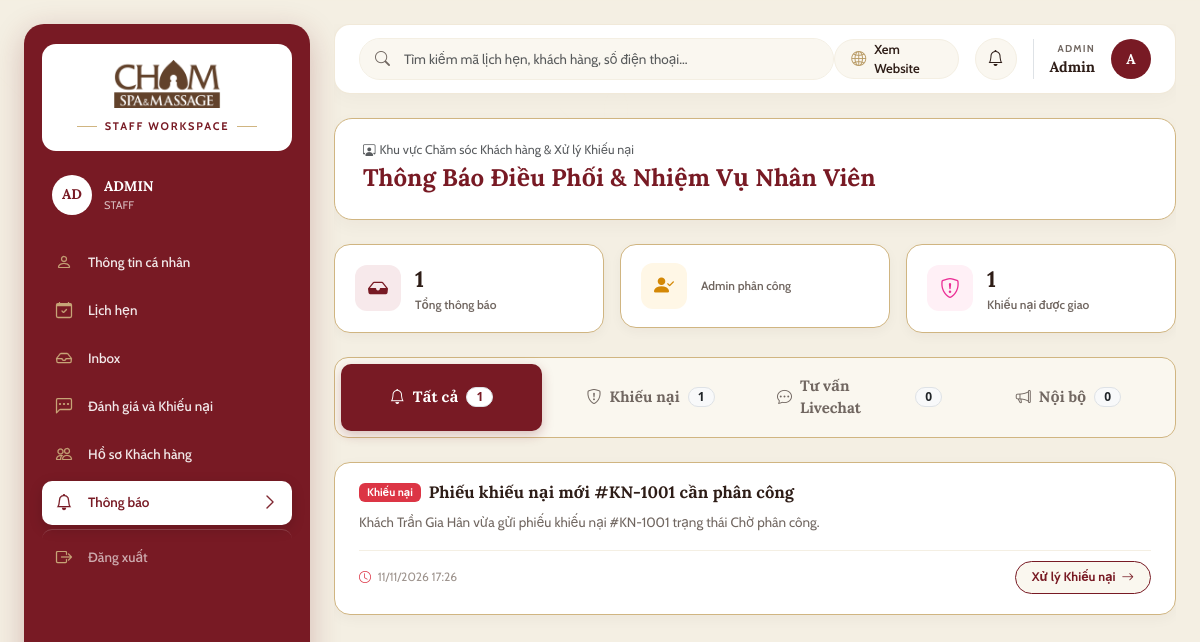
/marketing/staff/ (signed in), run on the app's committed database.
### core/models.py (models this page shows, shortened)
class User(AbstractUser):
    name = models.CharField(max_length=255, verbose_name="Họ và tên")
    email = models.EmailField(max_length=255, unique=True, verbose_name="Địa chỉ Email")
    phone = models.CharField(max_length=20, unique=True, verbose_name="Số điện thoại (Unique)")
    is_active = models.BooleanField(default=True, verbose_name="Trạng thái tài khoản (True=Hoạt động, False=Đã khóa)")
    updated_at = models.DateTimeField(auto_now=True, verbose_name="Thời điểm cập nhật gần nhất")
    class Meta:
        db_table = "chamspa_user"
        verbose_name = "Người dùng"
        verbose_name_plural = "MOD-05: 1. Người dùng (Users)"

class Notification(models.Model):
    STATUS_CHOICES = [
        ('Chờ gửi', 'Chờ gửi'),
        ('Đã gửi', 'Đã gửi'),
    ]
    notification_code = models.CharField(max_length=50, unique=True, null=True, blank=True, verbose_name="Mã thông báo")
    user = models.ForeignKey(User, on_delete=models.CASCADE, related_name='notifications',
                             verbose_name="Người nhận thông báo")
    title = models.CharField(max_length=255, verbose_name="Tiêu đề thông báo")
    content = models.TextField(verbose_name="Nội dung thông báo")
    promotion = models.ForeignKey(Promotion, on_delete=models.SET_NULL, null=True, blank=True,
                                  related_name='notifications', verbose_name="Khuyến mãi đính kèm")
    delivery_channels = models.CharField(max_length=100, default='Web', verbose_name="Kênh phát (Web/Email/SMS)")
    status = models.CharField(max_length=50, choices=STATUS_CHOICES, default='Chờ gửi', verbose_name="Trạng thái gửi")
    created_at = models.DateTimeField(auto_now_add=True, verbose_name="Thời điểm gửi thông báo")
    class Meta:
        db_table = "chamspa_notification"
        ordering = ['-created_at']
        verbose_name = "Thông báo hệ thống"
        verbose_name_plural = "MOD-07: 12. Thông báo hệ thống (Notifications)"

### marketing/views.py (the view)
# urls.py: path('staff/', views.staff_notifications_view, name='staff_notifications'),
@login_required
def staff_notifications_view(request):
    if not (request.user.is_staff or request.user.is_superuser):
        messages.error(request, "Khu vực này chỉ dành cho Nhân viên Cham Spa.")
        return redirect('marketing:notifications')
    ensure_sample_notifications_for_roles()
    tab = request.GET.get('tab', 'all')
    if tab == 'assigned':
        tab = 'complaints'
    if tab not in ('all', 'complaints', 'consultation', 'internal'):
        tab = 'all'
    search_kw = request.GET.get('q', '').strip()
    base_qs = filter_notifications_for_user(
        Notification.objects.filter(user=request.user),
        request.user,
    ).order_by('-created_at')
    stats = {
        'all': 0,
        'complaints': 0,
        'consultation': 0,
        'internal': 0,
    }
    url_cache = {}
    filtered_notifs = []
    search_l = search_kw.lower()
    for notif in base_qs:
        meta = classify_staff_notification(notif)
        cat = meta['category']
        notif.staff_category = cat
        notif.staff_badge_label = meta['badge_label']
        notif.staff_badge_class = meta['badge_class']
        url_name = meta['action_url_name']
        if url_name:
            cache_key = (url_name, meta['action_query'])
            if cache_key not in url_cache:
                url_cache[cache_key] = reverse(url_name) + meta['action_query']
            notif.staff_action_url = url_cache[cache_key]
            notif.staff_action_label = meta['action_label']
        else:
            notif.staff_action_url = ''
            notif.staff_action_label = ''
        stats['all'] += 1
        stats[cat] += 1
        if search_l and search_l not in (notif.title or '').lower() and search_l not in (notif.content or '').lower():
            continue
        if tab != 'all' and cat != tab:
            continue
        filtered_notifs.append(notif)
    paginator = Paginator(filtered_notifs, 12)
    page_number = request.GET.get('page', 1)
    page_obj = paginator.get_page(page_number)
    context = {
        'base_layout': 'layouts/staff_layout.html',
        'notifications': page_obj,
        'page_obj': page_obj,
        'active_tab': tab,
        'search_query': search_kw,
        'stats': stats,
    }
    return render(request, 'marketing/staff_notifications.html', context)

### marketing/utils.py (called while the page is built, shortened)
def filter_notifications_for_user(qs, user):
    if user and getattr(user, 'is_superuser', False):
        return exclude_customer_notifications(qs)
    if user and getattr(user, 'is_staff', False):
        return exclude_ktv_shift_notifications(exclude_customer_notifications(qs))
    return qs

def classify_staff_notification(notif):
    code = (getattr(notif, 'notification_code', None) or '').upper()
    title_l = (getattr(notif, 'title', None) or '').lower()
    content_l = (getattr(notif, 'content', None) or '').lower()
    if code.startswith('TB-COMP') or 'khiếu nại' in title_l or 'khiếu nại' in content_l:
        return {
            'category': 'complaints',
            'badge_label': 'Khiếu nại',
            'badge_class': 'badge bg-danger text-white px-2 py-1',
            'action_url_name': 'feedbacks:admin_management',
            'action_query': '?tab=complaints',
            'action_label': 'Xử lý Khiếu nại',
        }

def ensure_sample_notifications_for_roles():
    return 0

### templates/marketing/staff_notifications.html (shortened to what this page needs)
{% extends "layouts/staff_layout.html" %}
{% load static %}
{% block body_class %}page-marketing-staff-notifications{% endblock %}
{% block staff_content %}
<div class="staff-notifications-wrapper">
    <div class="staff-notif-header">
        <div>
            <div class="mb-1 text-muted" style="font-size: 12.5px;">
                <i class="bi bi-person-workspace me-1"></i>Khu vực Chăm sóc Khách hàng &amp; Xử lý Khiếu nại
            </div>
            <h1 class="staff-notif-title">Thông Báo Điều Phối & Nhiệm Vụ Nhân Viên</h1>
        </div>
    </div>
    <div class="row g-3 mb-4">
        <div class="col-sm-4">
            <div class="staff-task-stat-card">
                <div class="staff-stat-icon" style="background: #F7E9EB; color: #781A24;">
                    <i class="bi bi-inbox-fill"></i>
                </div>
                <div>
                    <div style="font-family: var(--font-serif); font-size: 22px; font-weight: 700; color: #2E1D17;">{{ stats.all }}</div>
                    <div style="font-size: 12px; color: #716761; font-weight: 600;">Tổng thông báo</div>
                </div>
            </div>
        </div>
        <div class="col-sm-4">
            <div class="staff-task-stat-card">
                <div class="staff-stat-icon" style="background: #FFF7E6; color: #D48806;">
                    <i class="bi bi-person-check-fill"></i>
                </div>
                <div>
                    <div style="font-size: 12px; color: #716761; font-weight: 600;">Admin phân công</div>
                </div>
            </div>
        </div>
        <div class="col-sm-4">
            <div class="staff-task-stat-card">
                <div class="staff-stat-icon" style="background: #FFF0F6; color: #EB2F96;">
                    <i class="bi bi-shield-exclamation"></i>
                </div>
                <div>
                    <div style="font-family: var(--font-serif); font-size: 22px; font-weight: 700; color: #2E1D17;">{{ stats.complaints }}</div>
                    <div style="font-size: 12px; color: #716761; font-weight: 600;">Khiếu nại được giao</div>
                </div>
            </div>
        </div>
    </div>
    <div class="staff-filter-tabs">
        <a href="?tab=all" class="staff-filter-btn {% if active_tab == 'all' %}active{% endif %}">
            <i class="bi bi-bell"></i>
            <span>Tất cả</span>
            <span class="badge bg-light text-dark border">{{ stats.all }}</span>
        </a>
        <a href="?tab=complaints" class="staff-filter-btn {% if active_tab == 'complaints' %}active{% endif %}">
            <i class="bi bi-shield-exclamation"></i>
            <span>Khiếu nại</span>
            <span class="badge bg-light text-dark border">{{ stats.complaints }}</span>
        </a>
        <a href="?tab=consultation" class="staff-filter-btn {% if active_tab == 'consultation' %}active{% endif %}">
            <i class="bi bi-chat-dots"></i>
            <span>Tư vấn Livechat</span>
            <span class="badge bg-light text-dark border">{{ stats.consultation }}</span>
        </a>
        <a href="?tab=internal" class="staff-filter-btn {% if active_tab == 'internal' %}active{% endif %}">
            <i class="bi bi-megaphone"></i>
            <span>Nội bộ</span>
            <span class="badge bg-light text-dark border">{{ stats.internal }}</span>
        </a>
    </div>
    <div class="staff-notifs-list">
        {% for notif in notifications %}
            <div class="staff-notif-card">
                <div class="staff-notif-card-header">
                    <div class="d-flex align-items-center gap-2">
                        <span class="{{ notif.staff_badge_class }}" style="font-size: 11px;">{{ notif.staff_badge_label }}</span>
                        <h4 class="staff-notif-card-title">{{ notif.title }}</h4>
                    </div>
                </div>
                <div class="staff-notif-card-desc">
                    {{ notif.content|linebreaks }}
                </div>
                <div class="staff-notif-card-footer">
                    <div>
                        <i class="bi bi-clock me-1 text-danger"></i>
                        <span>{{ notif.created_at|date:"d/m/Y H:i" }}</span>
                    </div>
                    <div>
                        {% if notif.staff_action_url %}
                            <a href="{{ notif.staff_action_url }}" class="btn-action-task">
                                <span>{{ notif.staff_action_label }}</span>
                                <i class="bi bi-arrow-right"></i>
                            </a>
                        {% endif %}
                    </div>
                </div>
            </div>
        {% endfor %}
    </div>
</div>
{% endblock %}

### templates/components/sidebar_staff.html (shortened to what this page needs)
{% load static %}
<aside class="staff-sidebar">
    <div class="staff-brand-panel">
        <a href="{% url 'dashboard:staff' %}">
            <img src="{% static 'images/chamspa-logo.png' %}" alt="Cham Spa Logo">
        </a>
        <div>
            <span class="workspace-badge-label">STAFF WORKSPACE</span>
        </div>
    </div>
    <div class="staff-identity-card">
        <div class="staff-avatar">{{ user.name|default:user.username|default:"Staff"|slice:":2"|upper }}</div>
        <div>
            <div class="staff-name">{{ user.name|default:user.username|default:"STAFF"|upper }}</div>
            <div class="staff-shift-label">STAFF</div>
        </div>
    </div>
    <nav class="d-flex flex-column gap-1">
        <a href="{% url 'accounts:profile' %}"
            class="staff-nav-item {% if request.resolver_match.url_name == 'profile' %}active{% endif %}"
            data-nav-target="Thông tin cá nhân">
            <div class="d-flex align-items-center gap-3">
                <i class="bi bi-person fs-6"></i>
                <span>Thông tin cá nhân</span>
            </div>
        </a>
        <a href="{% url 'appointment:staff_appointments' %}" class="staff-nav-item {% if request.resolver_match.app_name == 'appointment' and 'staff' in request.resolver_match.url_name %}active{% endif %}" data-nav-target="Lịch hẹn">
            <div class="d-flex align-items-center gap-3">
                <i class="bi bi-calendar-check fs-6"></i>
                <span>Lịch hẹn</span>
            </div>
        </a>
        <a href="{% url 'chatbox:inbox' %}" class="staff-nav-item {% if request.resolver_match.app_name == 'chatbox' or request.GET.tab == 'inbox' %}active{% endif %}" data-nav-target="Inbox">
            <div class="d-flex align-items-center gap-3">
                <i class="bi bi-inbox fs-6"></i>
                <span>Inbox</span>
            </div>
        </a>
        <a href="{% url 'feedbacks:admin_management' %}" class="staff-nav-item {% if request.resolver_match.app_name == 'feedbacks' %}active{% endif %}"
            data-nav-target="Đánh giá và Khiếu nại">
            <div class="d-flex align-items-center gap-3">
                <i class="bi bi-chat-left-dots fs-6"></i>
                <span>Đánh giá và Khiếu nại</span>
            </div>
        </a>
        <a href="{% url 'health:staff_lookup' %}"
            class="staff-nav-item {% if request.resolver_match.app_name == 'health' or request.resolver_match.url_name == 'admin_customer_detail' or request.resolver_match.url_name == 'admin_customer_list' %}active{% endif %}"
            data-nav-target="Hồ sơ Khách hàng">
            <div class="d-flex align-items-center gap-3">
                <i class="bi bi-people fs-6"></i>
                <span>Hồ sơ Khách hàng</span>
            </div>
        </a>
        <a href="{% url 'marketing:staff_notifications' %}" class="staff-nav-item {% if request.resolver_match.app_name == 'marketing' %}active{% endif %}"
            data-nav-target="Thông báo">
            <div class="d-flex align-items-center gap-3">
                <i class="bi bi-bell fs-6"></i>
                <span>Thông báo</span>
            </div>
            <i class="bi bi-chevron-right sidebar-chevron"></i>
        </a>
        <a href="{% url 'accounts:logout' %}" class="staff-nav-item staff-logout-item">
            <div class="d-flex align-items-center gap-3">
                <i class="bi bi-box-arrow-right fs-6"></i>
                <span>Đăng xuất</span>
            </div>
        </a>
    </nav>
</aside>

### templates/components/topbar_workspace.html (shortened to what this page needs)
{% load static %}
<header class="workspace-topbar">
    <div class="workspace-search-box">
        <input type="text" class="form-control" placeholder="Tìm kiếm mã lịch hẹn, khách hàng, số điện thoại...">
    </div>
    <div class="d-flex align-items-center gap-3">
        <a href="{% url 'home' %}" class="btn-workspace-view-web text-decoration-none" title="Xem giao diện Website khách hàng">
            <i class="bi bi-globe2"></i>
            <span>Xem Website</span>
        </a>
        <div class="cham-notif-dropdown-wrapper position-relative">
            <button class="workspace-bell-btn" type="button" title="Thông báo hệ thống" aria-label="Thông báo" id="workspaceBellBtn">
                <i class="bi bi-bell"></i>
            </button>
        </div>
        <div class="profile-dropdown-container">
            <div class="d-flex align-items-center gap-3 ps-3 border-start" style="cursor: pointer;" title="Tài khoản cá nhân & Phân quyền">
                <div class="text-end d-none d-sm-block">
                    <div style="font-size: 10px; font-weight: 700; letter-spacing: 1.2px; color: var(--cham-muted); text-transform: uppercase;">
                        {% if user.is_superuser %}ADMIN{% elif user.is_staff %}STAFF{% else %}CUSTOMER{% endif %}
                    </div>
                    <div style="font-family: var(--font-serif); font-size: 14.5px; font-weight: 700; color: var(--cham-dark);">
                        {{ user.name|default:user.username|default:"Tài khoản" }}
                    </div>
                </div>
                <div class="admin-avatar" style="width: 40px; height: 40px; font-size: 14px;">
                    {{ user.name|default:user.username|default:"U"|make_list|first|upper }}
                </div>
            </div>
        </div>
    </div>
</header>

### data on the page
User: name "AD", name "ADMIN", name "Admin", name|make_list "A"
Notification: staff_badge_label "Khiếu nại", title "Phiếu khiếu nại mới #KN-1001 cần phân công", content "Khách Trần Gia Hân vừa gửi phiếu khiếu nại #KN-1001 trạng thái Chờ phân công.", created_at "11/11/2026 17:26", staff_action_label "Xử lý Khiếu nại"

### other printed values
{{ stats.all }} "1"
{{ stats.complaints }} "1"
{{ stats.consultation }} "0"
{{ stats.internal }} "0"
